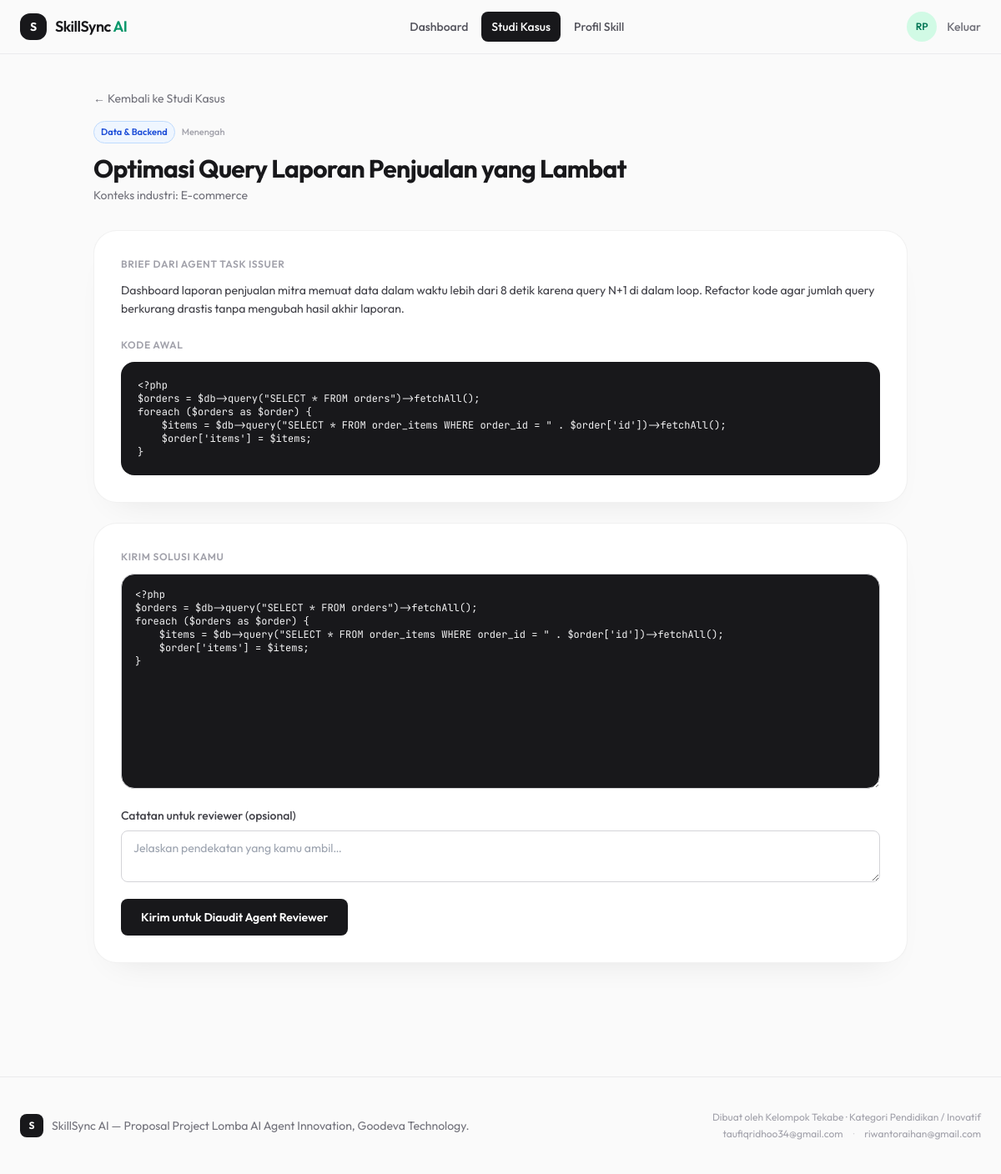
The page /task.php?id=2 (signed in) on the database its author committed.
### tables this page shows
CREATE TABLE tasks (
    id                INT UNSIGNED AUTO_INCREMENT PRIMARY KEY,
    category_id       INT UNSIGNED NOT NULL,
    created_by        INT UNSIGNED DEFAULT NULL COMMENT 'user_id mitra pembuat, NULL = auto-generated agent',
    title             VARCHAR(180) NOT NULL,
    slug              VARCHAR(200) NOT NULL UNIQUE,
    industry_context  VARCHAR(150) DEFAULT NULL COMMENT 'mis: Fintech, E-commerce, Logistik',
    case_brief        TEXT         NOT NULL COMMENT 'deskripsi studi kasus dari agent',
    starter_code      MEDIUMTEXT   DEFAULT NULL,
    difficulty        ENUM('pemula','menengah','mahir') NOT NULL DEFAULT 'pemula',
    is_active         TINYINT(1)   NOT NULL DEFAULT 1,
    created_at        DATETIME     NOT NULL DEFAULT CURRENT_TIMESTAMP,
    FOREIGN KEY (category_id) REFERENCES task_categories(id),
    FOREIGN KEY (created_by) REFERENCES users(id) ON DELETE SET NULL
);

CREATE TABLE task_categories (
    id    INT UNSIGNED AUTO_INCREMENT PRIMARY KEY,
    name  VARCHAR(60) NOT NULL UNIQUE,
    slug  VARCHAR(60) NOT NULL UNIQUE
);

### includes/functions.php (called while the page is built, shortened)
<?php
function e(?string $str): string
{
    return htmlspecialchars($str ?? '', ENT_QUOTES, 'UTF-8');
}
function current_user(): ?array
{
    return $_SESSION['user'] ?? null;
}

### task.php (the view, shortened to what this page needs)
<?php
require_once __DIR__ . '/includes/functions.php';
$pdo = db();
$taskId = (int) ($_GET['id'] ?? 0);
$stmt = $pdo->prepare('SELECT t.*, c.name AS category_name FROM tasks t JOIN task_categories c ON c.id = t.category_id WHERE t.id = ?');
$stmt->execute([$taskId]);
$task = $stmt->fetch();
require __DIR__ . '/includes/header.php';
?>
<section class="max-w-5xl mx-auto px-6 py-10">
  <a href="<?= APP_URL ?>/tasks.php" class="text-sm text-zinc-500 hover:text-zinc-900">&larr; Kembali ke Studi Kasus</a>
  <div class="mt-4 flex items-center gap-2">
    <span class="badge-info text-[11px] font-semibold px-2 py-1 rounded-full"><?= e($task['category_name']) ?></span>
    <span class="text-[11px] font-medium text-zinc-400 capitalize"><?= e($task['difficulty']) ?></span>
  </div>
  <h1 class="mt-3 text-3xl font-bold tracking-tight text-zinc-900"><?= e($task['title']) ?></h1>
  <p class="mt-1 text-sm text-zinc-500">Konteks industri: <?= e($task['industry_context'] ?: '-') ?></p>
  <div class="mt-8 surface rounded-3xl p-8">
    <p class="text-xs font-semibold uppercase tracking-wider text-zinc-400 mb-3">Brief dari Agent Task Issuer</p>
    <p class="text-sm text-zinc-700 leading-relaxed whitespace-pre-line"><?= e($task['case_brief']) ?></p>
    <?php if ($task['starter_code']): ?>
    <p class="text-xs font-semibold uppercase tracking-wider text-zinc-400 mt-6 mb-3">Kode Awal</p>
    <pre class="rounded-2xl bg-zinc-900 text-zinc-100 font-mono text-xs p-5 overflow-x-auto"><?= e($task['starter_code']) ?></pre>
    <?php endif; ?>
  </div>
  <?php if ($user['role'] === 'siswa'): ?>
    <form method="POST" class="mt-6 surface rounded-3xl p-8" id="submitForm">
      <p class="text-xs font-semibold uppercase tracking-wider text-zinc-400 mb-3">Kirim Solusi Kamu</p>
      <textarea name="code_content" rows="14" required class="code-editor w-full border border-zinc-300 rounded-2xl px-4 py-4 text-xs bg-zinc-900 text-zinc-100 focus:outline-none focus:ring-2 focus:ring-accent/40" placeholder="Tempel kode PHP kamu di sini..."><?= e($task['starter_code'] ?? '') ?></textarea>
      <div class="mt-4 flex flex-col gap-2">
        <label class="text-sm font-medium text-zinc-700">Catatan untuk reviewer (opsional)</label>
        <textarea name="notes" rows="2" class="border border-zinc-300 rounded-lg px-3.5 py-2.5 text-sm focus:outline-none focus:ring-2 focus:ring-accent/40" placeholder="Jelaskan pendekatan yang kamu ambil…"></textarea>
      </div>
      <button type="submit" id="submitBtn" class="btn-tactile mt-5 bg-zinc-900 text-white px-6 py-3 rounded-lg text-sm font-semibold hover:bg-zinc-800">
        Kirim untuk Diaudit Agent Reviewer
      </button>
    </form>
  <?php endif; ?>
</section>
<?php require __DIR__ . '/includes/footer.php'; ?>

### assets/css/style.css (style rules this page uses)
:root { --accent: #059669; --accent-dark: #047857; --accent-light: #d1fae5; --ink: #18181b; --paper: #fafafa; }
* { font-family: 'Outfit', system-ui, sans-serif; }
.font-mono, code, pre, textarea.code-editor { font-family: 'JetBrains Mono', ui-monospace, monospace; }
body { background: var(--paper); color: var(--ink); }
.btn-tactile { transition: transform .12s ease, box-shadow .12s ease, background-color .12s ease; }
.surface { background: #ffffff; border: 1px solid rgba(24,24,27,0.06); box-shadow: 0 20px 40px -28px rgba(0,0,0,0.12); }
.badge-info { background: #eff6ff; color: #1d4ed8; border: 1px solid #bfdbfe; }

### rows shown on the page
tasks: category.name "Data & Backend", difficulty "Menengah", title "Optimasi Query Laporan Penjualan yang Lambat", industry_context "E-commerce", case_brief "Dashboard laporan penjualan mitra memuat data dalam waktu lebih dari 8 detik karena query N+1 di dalam loop. Refactor kode agar jumlah query berkurang drastis tanpa mengubah hasil akhir laporan.", starter_code "<?php $orders = $db->query(\"SELECT * FROM orders\")->fetchAll(); foreach ($orders as $order) { $items = $db->query(\"SELECT * FROM order_items WHERE order_id = \" . $order['id'])->fetchAll(); $order['items'] = $items; }", code_content "<?php $orders = $db->query(\"SELECT * FROM orders\")->fetchAll(); foreach ($orders as $order) { $items = $db->query(\"SELECT * FROM order_items WHERE order_id = \" . $order['id'])->fetchAll(); $order['items'] = $items; }"

### other values the page prints
initials($user['name']) "RP"
